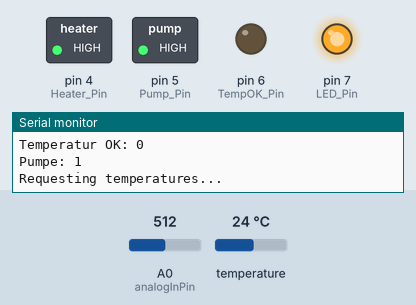
The sketch below on a simulated Arduino Uno, built with avr-gcc and run on an emulated ATmega328P. Parts: switched loads named in the sketch (green lamp = pin HIGH), output pins drawn as LEDs (lit = HIGH), the last lines printed to the serial monitor. The test bench sets the inputs (shaded band); at power-on: A0 (analogInPin) = 512, temperature 24 °C.

Above: at 1.3 s.
1.4 s: A0 (analogInPin) set to 693
5.2 s: A0 (analogInPin) set to 716
6.7 s: temperature set to 36.1 °C
8.2 s: temperature set to 37.4 °C
At 9.8 s:
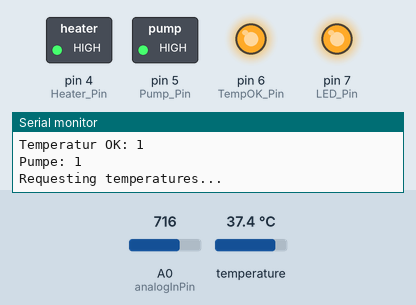
10.1 s: A0 (analogInPin) set to 511
At 11.5 s:
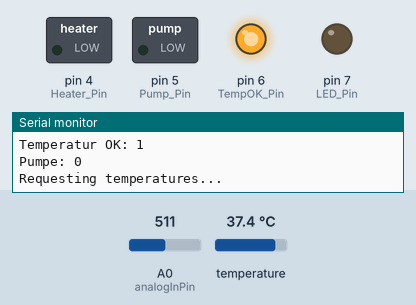
11.8 s: A0 (analogInPin) set to 483
13.3 s: A0 (analogInPin) set to 456
At 14.1 s:
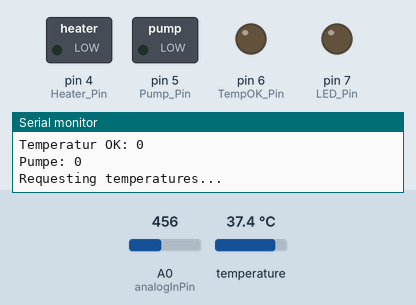
Timing chart, 0 to 16.2 s (numbered marks = the images above; inputs shaded):
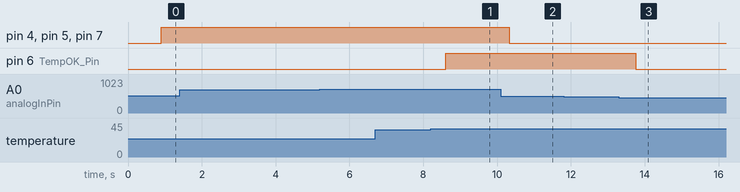

The sketch:

NOS_Bottle_Heater.ino
```cpp
#include <OneWire.h>
#include <DallasTemperature.h>

// Data wire is plugged into port 2 on the Arduino
#define ONE_WIRE_BUS 8

// Setup a oneWire instance to communicate with any OneWire devices (not just Maxim/Dallas temperature ICs)
OneWire oneWire(ONE_WIRE_BUS);

// Pass our oneWire reference to Dallas Temperature.
DallasTemperature sensors(&oneWire);

// arrays to hold device address
DeviceAddress insideThermometer;

int tempF ;  //Temperature in °F

int LED_Pin = 7;  //Heizungs LED
int Heater_Pin = 4;
int Pump_Pin = 5;
int TempOK_Pin = 6;
int BottleTempMin = 91;
int BottleTempMax = 104;
//int BottleTempMin = 85;
//int BottleTempMax = 97;
int BottleTemp = 97;
int hysterese = 2; // in °F
const int analogInPin = A0;
int sensorValue = 0;

int coldstart = 0; //


int tempsim = 80;
//#define simulation
//#define logging //Logging or debug
#define debug //Logging or debug
void setup(void)
{
  // start serial port
  Serial.begin(9600);

  pinMode(LED_Pin, OUTPUT);
  pinMode(Heater_Pin, OUTPUT);
  pinMode(TempOK_Pin, OUTPUT);
  pinMode(Pump_Pin, OUTPUT);


  Serial.println("Dallas Temperature IC Control Library Demo");

  // locate devices on the bus
  Serial.print("Locating devices...");
  sensors.begin();
  Serial.print("Found ");
  Serial.print(sensors.getDeviceCount(), DEC);
  Serial.println(" devices.");

  // report parasite power requirements
  Serial.print("Parasite power is: ");
  if (sensors.isParasitePowerMode()) Serial.println("ON");
  else Serial.println("OFF");

  if (!sensors.getAddress(insideThermometer, 0)) Serial.println("Unable to find address for Device 0");

  Serial.print("Device 0 Address: ");
  printAddress(insideThermometer);
  Serial.println();

  // set the resolution to 9 bit (Each Dallas/Maxim device is capable of several different resolutions)
  sensors.setResolution(insideThermometer, 12);

  Serial.print("Device 0 Resolution: ");
  Serial.print(sensors.getResolution(insideThermometer), DEC);
  Serial.println();
}

// function to print the temperature for a device
void printTemperature(DeviceAddress deviceAddress)
{

  float tempC = sensors.getTempC(deviceAddress);
  #ifdef debug
  Serial.print("Temp C: ");
  Serial.print(tempC);
  Serial.print(" Temp F: ");
  #endif
 tempF=DallasTemperature::toFahrenheit(tempC);

 #ifdef simulation
 if (digitalRead(Heater_Pin)== HIGH ){tempsim++; }
  else
  {tempsim--;}
   tempF=tempsim;
 delay (500);
 #endif
 #ifdef debug
   Serial.println(DallasTemperature::toFahrenheit(tempC)); // Converts tempC to Fahrenheit
 #endif
}

void loop(void)
{
  // call sensors.requestTemperatures() to issue a global temperature
  // request to all devices on the bus
#ifdef debug
  Serial.print("Requesting temperatures...");
  #endif
  sensors.requestTemperatures(); // Send the command to get temperatures
#ifdef debug
  Serial.println("DONE");
#endif
  // It responds almost immediately. Let's print out the data
  printTemperature(insideThermometer); // Use a simple function to print out the data

 /*
Bottle Temp°F  Bottle Pressure (psi)
40                    520
50                    590
60                    675
70                    760
80                    865
85                    950
86                    975
87                    1000
88                    1025
89                    1050
90                    1075

97                    1069??

*/

// read the analog in value:
  sensorValue = analogRead(analogInPin);
  // map it to the range of the analog out:
  BottleTemp = map(sensorValue, 0, 1023,BottleTempMin ,BottleTempMax);

// hochheizen bis tem das erste mal erreicht----------------------
if (tempF < (BottleTemp) && coldstart == 0 ){
  digitalWrite(LED_Pin, HIGH);
  digitalWrite(Heater_Pin, HIGH);
 digitalWrite(Pump_Pin, HIGH);
  }
  else
 {
 coldstart = 1;
 digitalWrite(LED_Pin, LOW);
 digitalWrite(Heater_Pin, LOW);
 digitalWrite(Pump_Pin, LOW);
 }
// ----------------------


// erhaltungsheizung----------------------
if (tempF < (BottleTemp-hysterese) && coldstart == 1){
  coldstart = 0;
  }
// steuerung der grünen LED zur anzeige ob Wassertemperatur im soll bereich ist
if (tempF >= (BottleTemp - hysterese) && tempF <= (BottleTemp + hysterese )){digitalWrite(TempOK_Pin, HIGH);}
else
{
 digitalWrite(TempOK_Pin, LOW);
 }

 #ifdef logging
Serial.print(millis());
Serial.print(";");
Serial.print(BottleTemp);
Serial.print(";");
Serial.print(tempF);
Serial.print(";");
Serial.print(digitalRead(Heater_Pin));
Serial.print(";");
Serial.print(digitalRead(TempOK_Pin));
Serial.print(";");
Serial.println(digitalRead(Pump_Pin));
#endif


#ifdef debug
 Serial.print("Kaltstart: ");
 Serial.println(coldstart);
 Serial.print("Ziel Temperatur: ");
 Serial.println(BottleTemp);
 Serial.print("Aktulle Temperatur: ");
 Serial.println(tempF);
 Serial.print("Heizung: ");
 Serial.println(digitalRead(Heater_Pin));
 Serial.print("Temperatur OK: ");
 Serial.println(digitalRead(TempOK_Pin));
 Serial.print("Pumpe: ");
 Serial.println(digitalRead(Pump_Pin));

 #endif


}

// function to print a device address
void printAddress(DeviceAddress deviceAddress)
{
  for (uint8_t i = 0; i < 8; i++)
  {
    if (deviceAddress[i] < 16) Serial.print("0");
    Serial.print(deviceAddress[i], HEX);
  }


}
```

Measured:
- the behaviour switches between 36.6 and 36.7 °C on temperature (found by bisection; images 0 and 1)
- the behaviour switches between 473 and 472 on A0 (analogInPin) (found by bisection; images 2 and 3)
- after the input at 8.2 s, pin 6 (TempOK_Pin): LOW → HIGH after 0.41 s
- after the input at 10.1 s, pin 4 (Heater_Pin), pin 5 (Pump_Pin), pin 7 (LED_Pin): HIGH → LOW after 0.23 s
- after the input at 13.3 s, pin 6 (TempOK_Pin): HIGH → LOW after 0.46 s
